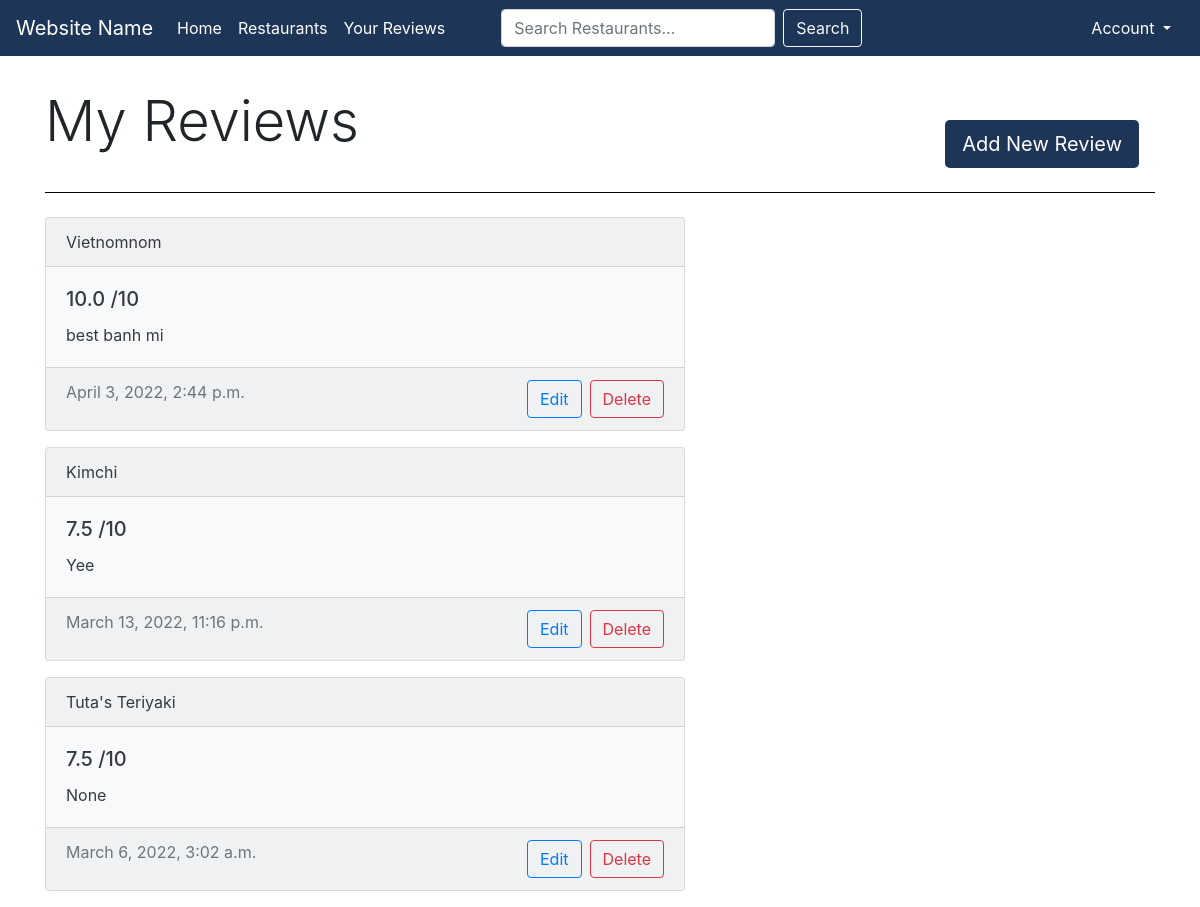
Page /ratings (signed in) on the earlier database version.
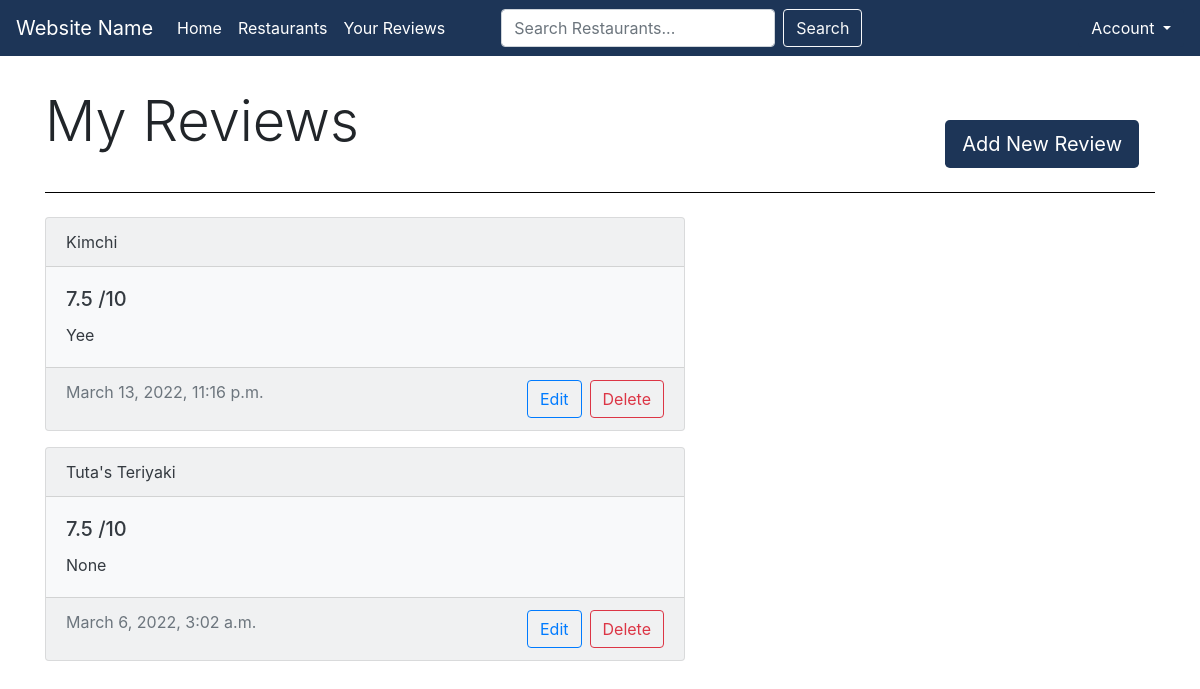
Same page on the later database version.
### restaurants/models.py (models this page shows, shortened)
class Rating(models.Model):
    user = models.ForeignKey(
        User, on_delete=models.CASCADE, null=False)
    restaurant = models.ForeignKey(
        Restaurant, on_delete=models.CASCADE, null=False)
    rating = models.DecimalField(decimal_places=1, max_digits=3)
    review = models.TextField(null=True, blank=True)
    updated = models.DateTimeField(auto_now=True)
    created = models.DateTimeField(auto_now_add=True)
    class Meta:
        ordering = ['-updated', '-created']

class Restaurant(models.Model):
    name = models.CharField(max_length=100, null=False)
    tags = models.CharField(max_length=50, null=True)
    class Meta:
        db_table = "restaurant"
    def __str__(self):
        return self.name

### restaurants/views.py (the view)
# urls.py: path("ratings", views.ratings, name="ratings"),
@login_required(login_url="login")
def ratings(request):
    user = request.user
    ratings = Rating.objects.filter(user=user).order_by('-updated')
    paginator = Paginator(ratings, 5)
    page_number = request.GET.get('page')
    page_obj = paginator.get_page(page_number)
    context = {'ratings': ratings, 'user': user, 'page_obj': page_obj}
    return render(request, "restaurants/ratings.html", context)

### restaurants/templates/restaurants/ratings.html (shortened to what this page needs)
{% extends 'restaurants/base.html' %}
{% block content %}
<div class="container">
  <div class="row">
    <h1 class="display-4 col-sm-8 mt-3">My Reviews</h1>
      <div class="col-sm-4">
        <div class= "btn-toolbar float-right mt-5">
          <a class="btn darkBlue btn-lg mr-3" href="{% url 'addrating' %}">Add New Review</a>
        </div>
      </div>
  </div>
<hr class="my-4" size="10" color="#000000" noshade>
{% for rating in page_obj %}
        <div class="card text-dark bg-light mb-3" style="max-width: 40rem;">
          <div class="card-header">{{rating.restaurant}}</div>
            <div class="card-body">
              <h5 class="card-title">{{rating.rating}} /10</h5>
              <p class="card-text">{{rating.review}}</p>
            </div>
          <div class="card-footer text-muted">{{rating.updated}}
            <div class= "btn-toolbar float-right">
              <a class="btn btn-outline-primary mr-2" href="{% url 'update-rating' rating.id %}">Edit</a>
              <a class="btn btn-outline-danger" href="{% url 'delete-rating' rating.id %}">Delete</a>
            </div>
          </div>
        </div>
        {% empty %}
          <div class="alert alert-light" role="alert"> Oops! Looks like you haven't reviewed anything yet! &#9785; </div>
{% endfor %}
{% endblock %}

### restaurants/templates/restaurants/base.html (shortened to what this page needs)
<!DOCTYPE html>
<html>
    <head>
        <link rel="stylesheet" href="https://stackpath.bootstrapcdn.com/bootstrap/4.3.1/css/bootstrap.min.css">
        <link href="https://cdn.jsdelivr.net/npm/select2@4.1.0-rc.0/dist/css/select2.min.css" rel="stylesheet" />
    </head>
    <body>
        <nav class="navbar sticky-top navbar-expand-lg navbar-dark mb-3" style="background-color: #1d3557">
            <a class="navbar-brand" href="/">Website Name</a>
            <div class="collapse navbar-collapse justify-content-between" id="navbarNavDropdown">
                <ul class="navbar-nav">
                    <li class="nav-item">
                        <a class="nav-link active" href="/">Home</a>
                    </li>
                    <li class="nav-item">
                        <a class="nav-link active" href="{% url 'restaurants' %}">Restaurants</a>
                    </li>
                    {% if request.user.is_authenticated %}
                    <li class="nav-item">
                        <a class="nav-link active" href="{% url 'ratings' %}">Your Reviews</a>
                    </li>
                    {% endif %}
                    <form class="form-inline mb-0 ml-5" action="{% url 'restaurants' %}" method="POST">
                        <input class="form-control mr-sm-2" method="POST" type="search" placeholder="Search Restaurants..." aria-label="Search" name="search">
                        <button id="searchButton" class="btn btn-outline-light my-2 my-sm-0" type="submit">Search</button>
                    </form>
                </ul>
            </div>
            <div class="dropdown">
                <button class="btn darkBlue dropdown-toggle" type="button" id="dropdownMenuButton" data-toggle="dropdown" aria-haspopup="true" aria-expanded="false">
                    Account
                </button>
              </div>
        </nav>
        <div id="content", name="content">
            {% block content %}
            {% endblock %}
        </div>
    </body>
</html>

### restaurants/templates/restaurants/base.html (style rules this page uses)
.darkBlue { background-color: #1d3557; color: white; }

### restaurants/templates/restaurants/ratings.html (style rules this page uses)
.darkBlue { background-color: #1d3557; color: white; }

Differences in the rows shown:
removed Rating: restaurant "Vietnomnom", rating "10.0", review "best banh mi", updated "April 3, 2022, 2:44 p.m."
